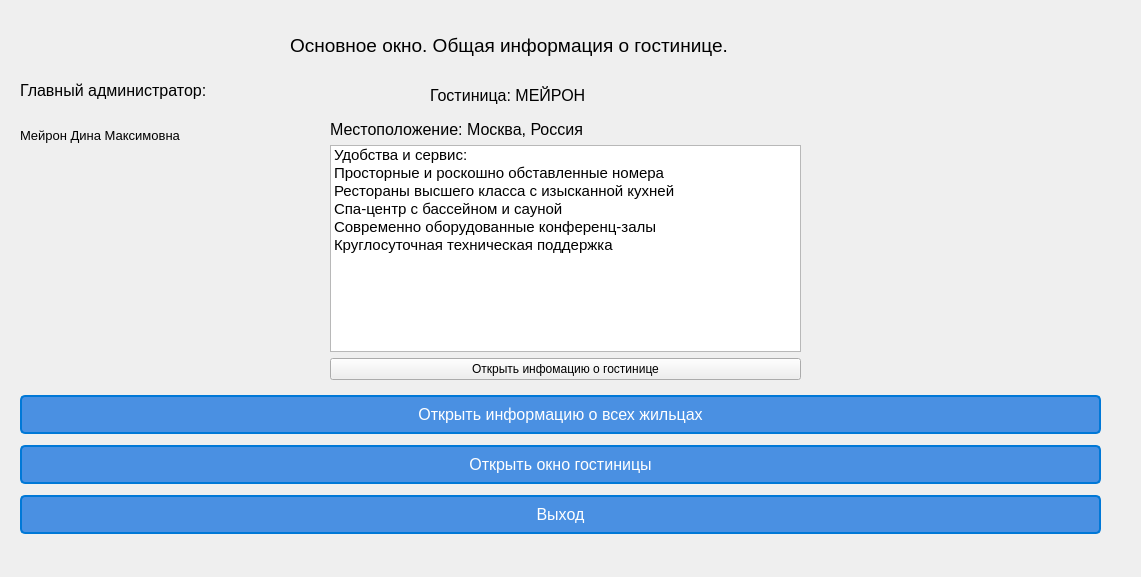
<?xml version="1.0" encoding="UTF-8"?>
<ui version="4.0">
 <class>SecondWindow</class>
 <widget class="QDialog" name="SecondWindow">
  <property name="geometry">
   <rect>
    <x>0</x>
    <y>0</y>
    <width>1141</width>
    <height>577</height>
   </rect>
  </property>
  <property name="windowTitle">
   <string>Dialog</string>
  </property>
  <widget class="QLabel" name="label">
   <property name="geometry">
    <rect>
     <x>290</x>
     <y>0</y>
     <width>581</width>
     <height>91</height>
    </rect>
   </property>
   <property name="font">
    <font>
     <pointsize>14</pointsize>
    </font>
   </property>
   <property name="text">
    <string>Основное окно. Общая информация о гостинице.</string>
   </property>
  </widget>
  <widget class="QLabel" name="label_2">
   <property name="geometry">
    <rect>
     <x>430</x>
     <y>80</y>
     <width>361</width>
     <height>31</height>
    </rect>
   </property>
   <property name="font">
    <font>
     <pointsize>12</pointsize>
    </font>
   </property>
   <property name="text">
    <string>Гостиница: МЕЙРОН</string>
   </property>
  </widget>
  <widget class="QWidget" name="layoutWidget">
   <property name="geometry">
    <rect>
     <x>20</x>
     <y>390</y>
     <width>1081</width>
     <height>151</height>
    </rect>
   </property>
   <layout class="QVBoxLayout" name="verticalLayout">
    <item>
     <widget class="QPushButton" name="pushButton">
      <property name="font">
       <font>
        <pointsize>-1</pointsize>
       </font>
      </property>
      <property name="styleSheet">
       <string notr="true">QPushButton {
    background-color: #4a90e2; /* Синий цвет */
    border-style: solid;
    border-color: #0078d7; /* Цвет рамки */
    border-width: 2px;
    border-radius: 5px; /* Закругленные углы */
    color: white; /* Цвет текста */
    font-size: 16px; /* Размер текста */
    padding: 8px 16px; /* Отступы внутри кнопки */
}

QPushButton:hover {
    background-color: #357ae8; /* Измененный цвет при наведении */
    border-color: #0056b3; /* Измененный цвет рамки при наведении */
}

QPushButton:pressed {
    background-color: #2f5bb7; /* Измененный цвет при нажатии */
    border-color: #002d5a; /* Измененный цвет рамки при нажатии */
}
</string>
      </property>
      <property name="text">
       <string>Открыть информацию о всех жильцах</string>
      </property>
     </widget>
    </item>
    <item>
     <widget class="QPushButton" name="pushButton_2">
      <property name="font">
       <font>
        <pointsize>-1</pointsize>
       </font>
      </property>
      <property name="styleSheet">
       <string notr="true">QPushButton {
    background-color: #4a90e2; /* Синий цвет */
    border-style: solid;
    border-color: #0078d7; /* Цвет рамки */
    border-width: 2px;
    border-radius: 5px; /* Закругленные углы */
    color: white; /* Цвет текста */
    font-size: 16px; /* Размер текста */
    padding: 8px 16px; /* Отступы внутри кнопки */
}

QPushButton:hover {
    background-color: #357ae8; /* Измененный цвет при наведении */
    border-color: #0056b3; /* Измененный цвет рамки при наведении */
}

QPushButton:pressed {
    background-color: #2f5bb7; /* Измененный цвет при нажатии */
    border-color: #002d5a; /* Измененный цвет рамки при нажатии */
}
</string>
      </property>
      <property name="text">
       <string>Открыть окно гостиницы</string>
      </property>
     </widget>
    </item>
    <item>
     <widget class="QPushButton" name="pushButton_3">
      <property name="font">
       <font>
        <pointsize>-1</pointsize>
       </font>
      </property>
      <property name="styleSheet">
       <string notr="true">QPushButton {
    background-color: #4a90e2; /* Синий цвет */
    border-style: solid;
    border-color: #0078d7; /* Цвет рамки */
    border-width: 2px;
    border-radius: 5px; /* Закругленные углы */
    color: white; /* Цвет текста */
    font-size: 16px; /* Размер текста */
    padding: 8px 16px; /* Отступы внутри кнопки */
}

QPushButton:hover {
    background-color: #357ae8; /* Измененный цвет при наведении */
    border-color: #0056b3; /* Измененный цвет рамки при наведении */
}

QPushButton:pressed {
    background-color: #2f5bb7; /* Измененный цвет при нажатии */
    border-color: #002d5a; /* Измененный цвет рамки при нажатии */
}
</string>
      </property>
      <property name="text">
       <string>Выход</string>
      </property>
     </widget>
    </item>
   </layout>
  </widget>
  <widget class="QLabel" name="label_3">
   <property name="geometry">
    <rect>
     <x>20</x>
     <y>70</y>
     <width>251</width>
     <height>41</height>
    </rect>
   </property>
   <property name="font">
    <font>
     <pointsize>12</pointsize>
    </font>
   </property>
   <property name="text">
    <string>Главный администратор:</string>
   </property>
  </widget>
  <widget class="QLabel" name="label_4">
   <property name="geometry">
    <rect>
     <x>20</x>
     <y>120</y>
     <width>231</width>
     <height>31</height>
    </rect>
   </property>
   <property name="font">
    <font>
     <pointsize>10</pointsize>
    </font>
   </property>
   <property name="text">
    <string>Мейрон Дина Максимовна</string>
   </property>
  </widget>
  <widget class="QLabel" name="img">
   <property name="geometry">
    <rect>
     <x>20</x>
     <y>160</y>
     <width>221</width>
     <height>201</height>
    </rect>
   </property>
   <property name="text">
    <string/>
   </property>
  </widget>
  <widget class="QLabel" name="img1">
   <property name="geometry">
    <rect>
     <x>830</x>
     <y>90</y>
     <width>251</width>
     <height>91</height>
    </rect>
   </property>
   <property name="text">
    <string/>
   </property>
  </widget>
  <widget class="QWidget" name="">
   <property name="geometry">
    <rect>
     <x>330</x>
     <y>120</y>
     <width>471</width>
     <height>260</height>
    </rect>
   </property>
   <layout class="QVBoxLayout" name="verticalLayout_2">
    <item>
     <widget class="QLabel" name="label_5">
      <property name="font">
       <font>
        <pointsize>12</pointsize>
       </font>
      </property>
      <property name="text">
       <string>Местоположение: Москва, Россия</string>
      </property>
     </widget>
    </item>
    <item>
     <widget class="QListWidget" name="listWidget">
      <property name="font">
       <font>
        <pointsize>11</pointsize>
       </font>
      </property>
      <item>
       <property name="text">
        <string>Удобства и сервис:</string>
       </property>
      </item>
      <item>
       <property name="text">
        <string>Просторные и роскошно обставленные номера</string>
       </property>
      </item>
      <item>
       <property name="text">
        <string>Рестораны высшего класса с изысканной кухней</string>
       </property>
      </item>
      <item>
       <property name="text">
        <string>Спа-центр с бассейном и сауной</string>
       </property>
      </item>
      <item>
       <property name="text">
        <string>Современно оборудованные конференц-залы</string>
       </property>
      </item>
      <item>
       <property name="text">
        <string>Круглосуточная техническая поддержка</string>
       </property>
      </item>
     </widget>
    </item>
    <item>
     <widget class="QPushButton" name="pushButton_4">
      <property name="text">
       <string>Открыть инфомацию о гостинице</string>
      </property>
     </widget>
    </item>
   </layout>
  </widget>
 </widget>
 <resources/>
 <connections/>
</ui>
